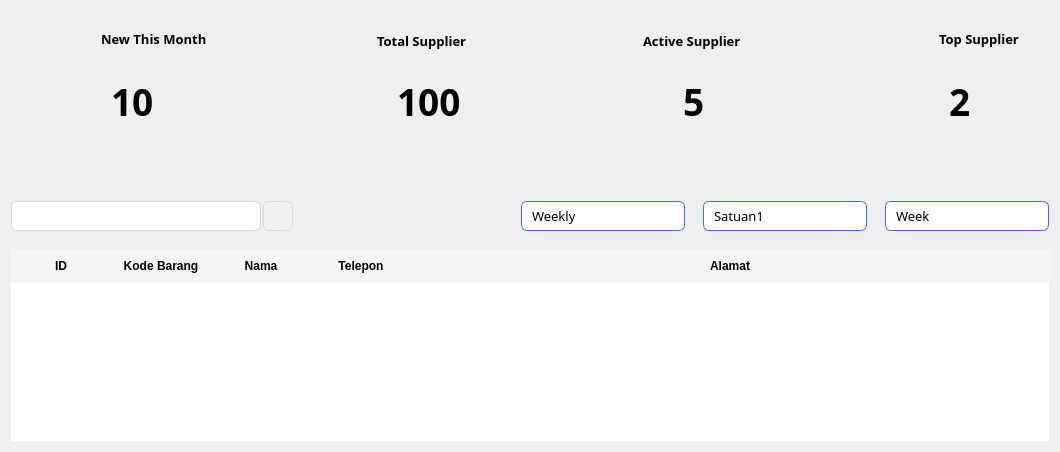
         <widget class="QWidget" name="page_3">
          <layout class="QGridLayout" name="gridLayout_16">
           <item row="0" column="0">
            <layout class="QGridLayout" name="gridLayout_9">
             <property name="verticalSpacing">
              <number>50</number>
             </property>
             <item row="0" column="0">
              <layout class="QHBoxLayout" name="horizontalLayout_24">
               <item>
                <widget class="QWidget" name="newDataWidget_2" native="true">
                 <property name="minimumSize">
                  <size>
                   <width>210</width>
                   <height>140</height>
                  </size>
                 </property>
                 <property name="maximumSize">
                  <size>
                   <width>210</width>
                   <height>140</height>
                  </size>
                 </property>
                 <property name="styleSheet">
                  <string notr="true">QWidget &gt; QWidget {
	border: 1px solid #3D6CEE;
	border-radius: 14px;
}</string>
                 </property>
                 <widget class="QLabel" name="label_15">
                  <property name="geometry">
                   <rect>
                    <x>10</x>
                    <y>50</y>
                    <width>80</width>
                    <height>80</height>
                   </rect>
                  </property>
                  <property name="styleSheet">
                   <string notr="true">QLabel {
	border: none;
}</string>
                  </property>
                  <property name="text">
                   <string/>
                  </property>
                  <property name="pixmap">
                   <pixmap resource="../assets/icons/resources.qrc">:/icons/new-this-month-blue.svg</pixmap>
                  </property>
                  <property name="scaledContents">
                   <bool>true</bool>
                  </property>
                 </widget>
                 <widget class="QLabel" name="newThisMonth">
                  <property name="geometry">
                   <rect>
                    <x>90</x>
                    <y>20</y>
                    <width>111</width>
                    <height>16</height>
                   </rect>
                  </property>
                  <property name="font">
                   <font>
                    <family>Poppins</family>
                    <pointsize>10</pointsize>
                    <weight>75</weight>
                    <bold>true</bold>
                   </font>
                  </property>
                  <property name="styleSheet">
                   <string notr="true">QLabel {
	border: none;
}</string>
                  </property>
                  <property name="text">
                   <string>New This Month</string>
                  </property>
                 </widget>
                 <widget class="QLabel" name="newThisMonthCount">
                  <property name="geometry">
                   <rect>
                    <x>100</x>
                    <y>60</y>
                    <width>81</width>
                    <height>61</height>
                   </rect>
                  </property>
                  <property name="font">
                   <font>
                    <family>Poppins</family>
                    <pointsize>28</pointsize>
                    <weight>75</weight>
                    <bold>true</bold>
                   </font>
                  </property>
                  <property name="styleSheet">
                   <string notr="true">QLabel {
	border: none;
}</string>
                  </property>
                  <property name="text">
                   <string>10</string>
                  </property>
                 </widget>
                </widget>
               </item>
               <item>
                <spacer name="horizontalSpacer_11">
                 <property name="orientation">
                  <enum>Qt::Horizontal</enum>
                 </property>
                 <property name="sizeHint" stdset="0">
                  <size>
                   <width>40</width>
                   <height>20</height>
                  </size>
                 </property>
                </spacer>
               </item>
               <item>
                <widget class="QWidget" name="totalStock_2" native="true">
                 <property name="minimumSize">
                  <size>
                   <width>210</width>
                   <height>140</height>
                  </size>
                 </property>
                 <property name="maximumSize">
                  <size>
                   <width>210</width>
                   <height>140</height>
                  </size>
                 </property>
                 <property name="styleSheet">
                  <string notr="true">QWidget &gt; QWidget {
	border: 1px solid #3D6CEE;
	border-radius: 14px;
}</string>
                 </property>
                 <widget class="QLabel" name="label_18">
                  <property name="geometry">
                   <rect>
                    <x>10</x>
                    <y>50</y>
                    <width>76</width>
                    <height>82</height>
                   </rect>
                  </property>
                  <property name="styleSheet">
                   <string notr="true">QLabel {
	border: none;
}</string>
                  </property>
                  <property name="text">
                   <string/>
                  </property>
                  <property name="pixmap">
                   <pixmap resource="../assets/icons/resources.qrc">:/icons/total-supplier-blue.svg</pixmap>
                  </property>
                  <property name="scaledContents">
                   <bool>true</bool>
                  </property>
                 </widget>
                 <widget class="QLabel" name="totalSupplier">
                  <property name="geometry">
                   <rect>
                    <x>90</x>
                    <y>20</y>
                    <width>101</width>
                    <height>20</height>
                   </rect>
                  </property>
                  <property name="font">
                   <font>
                    <family>Poppins</family>
                    <pointsize>10</pointsize>
                    <weight>75</weight>
                    <bold>true</bold>
                   </font>
                  </property>
                  <property name="styleSheet">
                   <string notr="true">QLabel {
	border: none;
}</string>
                  </property>
                  <property name="text">
                   <string>Total Supplier</string>
                  </property>
                 </widget>
                 <widget class="QLabel" name="totalSupplierCount">
                  <property name="geometry">
                   <rect>
                    <x>110</x>
                    <y>60</y>
                    <width>81</width>
                    <height>61</height>
                   </rect>
                  </property>
                  <property name="font">
                   <font>
                    <family>Poppins</family>
                    <pointsize>28</pointsize>
                    <weight>75</weight>
                    <bold>true</bold>
                   </font>
                  </property>
                  <property name="styleSheet">
                   <string notr="true">QLabel {
	border: none;
}</string>
                  </property>
                  <property name="text">
                   <string>100</string>
                  </property>
                 </widget>
                </widget>
               </item>
               <item>
                <spacer name="horizontalSpacer_12">
                 <property name="orientation">
                  <enum>Qt::Horizontal</enum>
                 </property>
                 <property name="sizeHint" stdset="0">
                  <size>
                   <width>40</width>
                   <height>20</height>
                  </size>
                 </property>
                </spacer>
               </item>
               <item>
                <widget class="QWidget" name="widget_5" native="true">
                 <property name="minimumSize">
                  <size>
                   <width>210</width>
                   <height>140</height>
                  </size>
                 </property>
                 <property name="maximumSize">
                  <size>
                   <width>210</width>
                   <height>140</height>
                  </size>
                 </property>
                 <property name="styleSheet">
                  <string notr="true">QWidget &gt; QWidget {
	border: 1px solid #3D6CEE;
	border-radius: 14px;
}</string>
                 </property>
                 <widget class="QLabel" name="label_21">
                  <property name="geometry">
                   <rect>
                    <x>10</x>
                    <y>50</y>
                    <width>80</width>
                    <height>80</height>
                   </rect>
                  </property>
                  <property name="styleSheet">
                   <string notr="true">QLabel {
	border: none;
}</string>
                  </property>
                  <property name="text">
                   <string/>
                  </property>
                  <property name="pixmap">
                   <pixmap resource="../assets/icons/resources.qrc">:/icons/active-supplier-blue.svg</pixmap>
                  </property>
                  <property name="scaledContents">
                   <bool>true</bool>
                  </property>
                 </widget>
                 <widget class="QLabel" name="activeSupplier">
                  <property name="geometry">
                   <rect>
                    <x>80</x>
                    <y>20</y>
                    <width>111</width>
                    <height>20</height>
                   </rect>
                  </property>
                  <property name="font">
                   <font>
                    <family>Poppins</family>
                    <pointsize>10</pointsize>
                    <weight>75</weight>
                    <bold>true</bold>
                   </font>
                  </property>
                  <property name="styleSheet">
                   <string notr="true">QLabel {
	border: none;
}</string>
                  </property>
                  <property name="text">
                   <string>Active Supplier</string>
                  </property>
                 </widget>
                 <widget class="QLabel" name="activeSupplierCount">
                  <property name="geometry">
                   <rect>
                    <x>120</x>
                    <y>60</y>
                    <width>81</width>
                    <height>61</height>
                   </rect>
                  </property>
                  <property name="font">
                   <font>
                    <family>Poppins</family>
                    <pointsize>28</pointsize>
                    <weight>75</weight>
                    <bold>true</bold>
                   </font>
                  </property>
                  <property name="styleSheet">
                   <string notr="true">QLabel {
	border: none;
}</string>
                  </property>
                  <property name="text">
                   <string>5</string>
                  </property>
                 </widget>
                </widget>
               </item>
               <item>
                <spacer name="horizontalSpacer_13">
                 <property name="orientation">
                  <enum>Qt::Horizontal</enum>
                 </property>
                 <property name="sizeHint" stdset="0">
                  <size>
                   <width>40</width>
                   <height>20</height>
                  </size>
                 </property>
                </spacer>
               </item>
               <item>
                <widget class="QWidget" name="widget_6" native="true">
                 <property name="minimumSize">
                  <size>
                   <width>210</width>
                   <height>140</height>
                  </size>
                 </property>
                 <property name="maximumSize">
                  <size>
                   <width>210</width>
                   <height>140</height>
                  </size>
                 </property>
                 <property name="styleSheet">
                  <string notr="true">QWidget &gt; QWidget {
	border: 1px solid #3D6CEE;
	border-radius: 14px;
}</string>
                 </property>
                 <widget class="QLabel" name="label_24">
                  <property name="geometry">
                   <rect>
                    <x>10</x>
                    <y>50</y>
                    <width>80</width>
                    <height>80</height>
                   </rect>
                  </property>
                  <property name="styleSheet">
                   <string notr="true">QLabel {
	border: none;
}</string>
                  </property>
                  <property name="text">
                   <string/>
                  </property>
                  <property name="pixmap">
                   <pixmap resource="../assets/icons/resources.qrc">:/icons/top-supplier-blue.svg</pixmap>
                  </property>
                  <property name="scaledContents">
                   <bool>true</bool>
                  </property>
                 </widget>
                 <widget class="QLabel" name="topSupplier">
                  <property name="geometry">
                   <rect>
                    <x>100</x>
                    <y>20</y>
                    <width>91</width>
                    <height>16</height>
                   </rect>
                  </property>
                  <property name="font">
                   <font>
                    <family>Poppins</family>
                    <pointsize>10</pointsize>
                    <weight>75</weight>
                    <bold>true</bold>
                   </font>
                  </property>
                  <property name="styleSheet">
                   <string notr="true">QLabel {
	border: none;
}</string>
                  </property>
                  <property name="text">
                   <string>Top Supplier</string>
                  </property>
                 </widget>
                 <widget class="QLabel" name="topSupplierCount">
                  <property name="geometry">
                   <rect>
                    <x>110</x>
                    <y>60</y>
                    <width>81</width>
                    <height>61</height>
                   </rect>
                  </property>
                  <property name="font">
                   <font>
                    <family>Poppins</family>
                    <pointsize>28</pointsize>
                    <weight>75</weight>
                    <bold>true</bold>
                   </font>
                  </property>
                  <property name="styleSheet">
                   <string notr="true">QLabel {
	border: none;
}</string>
                  </property>
                  <property name="text">
                   <string>2</string>
                  </property>
                 </widget>
                </widget>
               </item>
              </layout>
             </item>
             <item row="1" column="0">
              <layout class="QGridLayout" name="gridLayout_2">
               <property name="verticalSpacing">
                <number>18</number>
               </property>
               <item row="0" column="0">
                <layout class="QHBoxLayout" name="horizontalLayout_11">
                 <item>
                  <layout class="QHBoxLayout" name="horizontalLayout_12">
                   <property name="spacing">
                    <number>2</number>
                   </property>
                   <item>
                    <widget class="QLineEdit" name="inputSearchSupplier">
                     <property name="minimumSize">
                      <size>
                       <width>250</width>
                       <height>30</height>
                      </size>
                     </property>
                     <property name="maximumSize">
                      <size>
                       <width>250</width>
                       <height>30</height>
                      </size>
                     </property>
                     <property name="font">
                      <font>
                       <family>Poppins</family>
                       <weight>50</weight>
                       <bold>false</bold>
                      </font>
                     </property>
                     <property name="styleSheet">
                      <string notr="true">QLineEdit{
	border: 1px solid #D9D9D9;
	border-radius: 6px;
    padding: 6px 30px 6px 10px;
    background-color: white;
    color: black;
}

QLineEdit:focus{
	border:1px solid #3D6CEE;
}</string>
                     </property>
                    </widget>
                   </item>
                   <item>
                    <widget class="QPushButton" name="searchBtnSupplier">
                     <property name="minimumSize">
                      <size>
                       <width>30</width>
                       <height>30</height>
                      </size>
                     </property>
                     <property name="maximumSize">
                      <size>
                       <width>30</width>
                       <height>30</height>
                      </size>
                     </property>
                     <property name="styleSheet">
                      <string notr="true">QPushButton{
	border:1px solid #D9D9D9;
	border-radius: 6px;
}</string>
                     </property>
                     <property name="text">
                      <string/>
                     </property>
                     <property name="icon">
                      <iconset resource="../assets/icons/resources.qrc">
                       <normaloff>:/icons/search-blue.svg</normaloff>:/icons/search-blue.svg</iconset>
                     </property>
                     <property name="iconSize">
                      <size>
                       <width>16</width>
                       <height>16</height>
                      </size>
                     </property>
                    </widget>
                   </item>
                  </layout>
                 </item>
                 <item>
                  <spacer name="horizontalSpacer_2">
                   <property name="orientation">
                    <enum>Qt::Horizontal</enum>
                   </property>
                   <property name="sizeHint" stdset="0">
                    <size>
                     <width>228</width>
                     <height>20</height>
                    </size>
                   </property>
                  </spacer>
                 </item>
                 <item>
                  <layout class="QHBoxLayout" name="horizontalLayout_13">
                   <property name="spacing">
                    <number>18</number>
                   </property>
                   <item>
                    <widget class="QComboBox" name="comboBox_22">
                     <property name="minimumSize">
                      <size>
                       <width>164</width>
                       <height>30</height>
                      </size>
                     </property>
                     <property name="maximumSize">
                      <size>
                       <width>164</width>
                       <height>30</height>
                      </size>
                     </property>
                     <property name="font">
                      <font>
                       <family>Poppins</family>
                       <pointsize>10</pointsize>
                      </font>
                     </property>
                     <property name="styleSheet">
                      <string notr="true">QComboBox {
    border: 1px solid #3D6CEE;
    border-radius: 6px;
    padding: 6px 30px 6px 10px;
    background-color: white;
    color: black;
}

QComboBox::drop-down {
    border: none;
    width: 24px;
}

QComboBox::down-arrow {
    image: url(:/icons/arrow-down.svg);
    width: 12px;
    height: 12px;
}

QComboBox QAbstractItemView {
    border: 1px solid #3D6CEE;
    border-radius: 6px;
    background: white;
    color: black;
    selection-background-color: #3D6CEE;
    selection-color: white;
    outline: 0;
    padding: 4px;
}
</string>
                     </property>
                     <property name="currentText">
                      <string>Weekly</string>
                     </property>
                     <item>
                      <property name="text">
                       <string>Weekly</string>
                      </property>
                     </item>
                     <item>
                      <property name="text">
                       <string>Monthly</string>
                      </property>
                     </item>
                     <item>
                      <property name="text">
                       <string>Yearly</string>
                      </property>
                     </item>
                    </widget>
                   </item>
                   <item>
                    <widget class="QComboBox" name="comboBox_23">
                     <property name="minimumSize">
                      <size>
                       <width>164</width>
                       <height>30</height>
                      </size>
                     </property>
                     <property name="maximumSize">
                      <size>
                       <width>164</width>
                       <height>30</height>
                      </size>
                     </property>
                     <property name="font">
                      <font>
                       <family>Poppins</family>
                       <pointsize>10</pointsize>
                      </font>
                     </property>
                     <property name="styleSheet">
                      <string notr="true">QComboBox {
    border: 1px solid #3D6CEE;
    border-radius: 6px;
    padding: 6px 30px 6px 10px;
    background-color: white;
    color: black;
}

QComboBox::drop-down {
    border: none;
    width: 24px;
}

QComboBox::down-arrow {
    image: url(:/icons/arrow-down.svg);
    width: 12px;
    height: 12px;
}

QComboBox QAbstractItemView {
    border: 1px solid #3D6CEE;
    border-radius: 6px;
    background: white;
    color: black;
    selection-background-color: #3D6CEE;
    selection-color: white;
    outline: 0;
    padding: 4px;
}
</string>
                     </property>
                     <property name="currentText">
                      <string>Satuan1</string>
                     </property>
                     <item>
                      <property name="text">
                       <string>Satuan1</string>
                      </property>
                     </item>
                     <item>
                      <property name="text">
                       <string>Satuan2</string>
                      </property>
                     </item>
                     <item>
                      <property name="text">
                       <string>Satuan3</string>
                      </property>
                     </item>
                     <item>
                      <property name="text">
                       <string>Satuan4</string>
                      </property>
                     </item>
                     <item>
                      <property name="text">
                       <string>Satuan5</string>
                      </property>
                     </item>
                    </widget>
                   </item>
                   <item>
                    <widget class="QComboBox" name="comboBox_24">
                     <property name="minimumSize">
                      <size>
                       <width>164</width>
                       <height>30</height>
                      </size>
                     </property>
                     <property name="maximumSize">
                      <size>
                       <width>164</width>
                       <height>30</height>
                      </size>
                     </property>
                     <property name="font">
                      <font>
                       <family>Poppins</family>
                       <pointsize>10</pointsize>
                      </font>
                     </property>
                     <property name="styleSheet">
                      <string notr="true">QComboBox {
    border: 1px solid #3D6CEE;
    border-radius: 6px;
    padding: 6px 30px 6px 10px;
    background-color: white;
    color: black;
}

QComboBox::drop-down {
    border: none;
    width: 24px;
}

QComboBox::down-arrow {
    image: url(:/icons/arrow-down.svg);
    width: 12px;
    height: 12px;
}

QComboBox QAbstractItemView {
    border: 1px solid #3D6CEE;
    border-radius: 6px;
    background: white;
    color: black;
    selection-background-color: #3D6CEE;
    selection-color: white;
    outline: 0;
    padding: 4px;
}
</string>
                     </property>
                     <property name="currentText">
                      <string>Week</string>
                     </property>
                     <item>
                      <property name="text">
                       <string>Week</string>
                      </property>
                     </item>
                     <item>
                      <property name="text">
                       <string>Month</string>
                      </property>
                     </item>
                     <item>
                      <property name="text">
                       <string>Year</string>
                      </property>
                     </item>
                    </widget>
                   </item>
                  </layout>
                 </item>
                </layout>
               </item>
               <item row="1" column="0">
                <widget class="QTableWidget" name="supplierTableWidget">
                 <property name="styleSheet">
                  <string notr="true">QTableWidget {
    border: none;
    gridline-color: transparent;
    background: #ffffff;
    color: #000000;
    font-size: 13px;
    selection-background-color: #3D6CEE;
    selection-color: #ffffff;
}

QHeaderView::section {
    background-color: #f5f5f5;
    color: #000000;
    font-weight: bold;
    border: none;
    padding: 8px;
}

QTableWidget::item {
    border: none;
}

QTableWidget::item:hover {
    background-color: #f0f8ff;
}

QTableWidget::item:selected {
    background-color: #3D6CEE;
    color: #ffffff;
}

QTableWidget QTableCornerButton::section {
    background: #f5f5f5;
    border: none;
}

/*Scroll Bar Style Coy*/

/*Horizontal*/
QScrollBar:horizontal {
    background: #f0f0f0;
    height: 8px;
    margin: 0px;
    border: none;
    border-radius: 4px;
}

QScrollBar::handle:horizontal {
    background: #3D6CEE;
    min-width: 40px;
    border-radius: 4px;
}

QScrollBar::sub-line:horizontal {
    background: none;
    width: 0px;
}

QScrollBar::add-line:horizontal {
    background: none;
    width: 0px;
}

QScrollBar::handle:horizontal:hover {
    background: #2b50b3;
}

QScrollBar::groove:horizontal {
    background: #e0e0e0;
    border-radius: 4px;
    height: 8px;
}

QScrollBar::corner {
    background: #f0f0f0;
}

/*Vertikal*/

QScrollBar:vertical {
    background: #f0f0f0;
    width: 8px;
    margin: 0px;
    border: none;
    border-radius: 4px;
}

QScrollBar::handle:vertical {
    background: #3D6CEE;
    min-height: 40px;
    border-radius: 4px;
}

QScrollBar::add-line:vertical,
QScrollBar::sub-line:vertical {
    background: none;
    height: 0px;
}

QScrollBar::handle:vertical:hover {
    background: #2b50b3;
}

QScrollBar::groove:vertical {
    background: #e0e0e0;
    border-radius: 4px;
    width: 8px;
}

</string>
                 </property>
                 <property name="frameShape">
                  <enum>QFrame::NoFrame</enum>
                 </property>
                 <property name="alternatingRowColors">
                  <bool>true</bool>
                 </property>
                 <property name="rowCount">
                  <number>0</number>
                 </property>
                 <attribute name="horizontalHeaderStretchLastSection">
                  <bool>true</bool>
                 </attribute>
                 <attribute name="verticalHeaderVisible">
                  <bool>false</bool>
                 </attribute>
                 <column>
                  <property name="text">
                   <string>ID</string>
                  </property>
                 </column>
                 <column>
                  <property name="text">
                   <string>Kode Barang</string>
                  </property>
                 </column>
                 <column>
                  <property name="text">
                   <string>Nama</string>
                  </property>
                 </column>
                 <column>
                  <property name="text">
                   <string>Telepon</string>
                  </property>
                 </column>
                 <column>
                  <property name="text">
                   <string>Alamat</string>
                  </property>
                 </column>
                </widget>
               </item>
              </layout>
             </item>
            </layout>
           </item>
          </layout>
         </widget>
